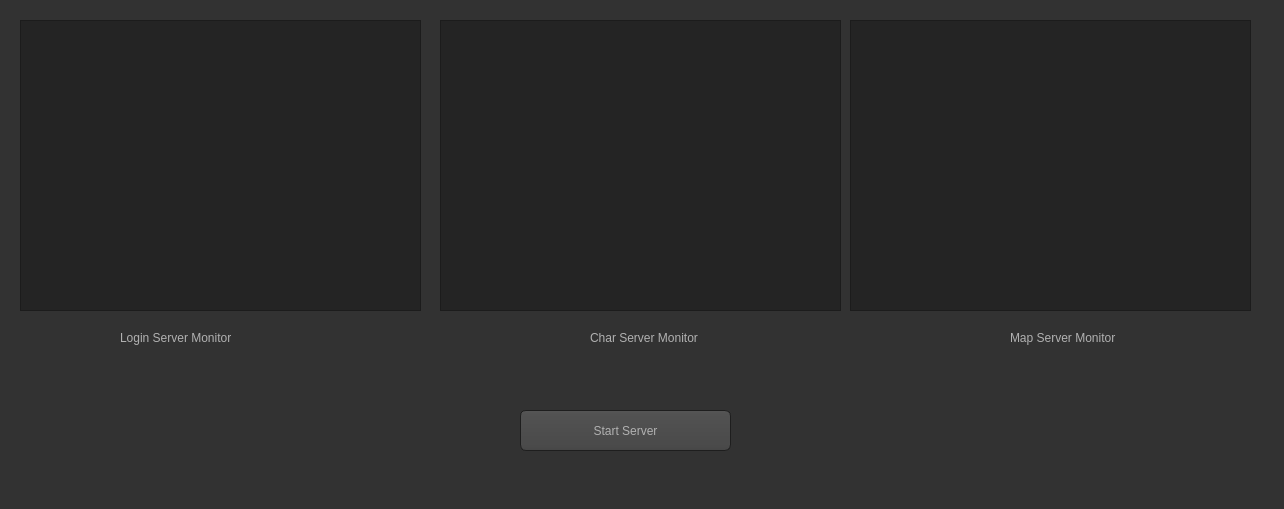
<?xml version="1.0" encoding="UTF-8"?>
<ui version="4.0">
 <class>ServerStart</class>
 <widget class="QDialog" name="ServerStart">
  <property name="geometry">
   <rect>
    <x>0</x>
    <y>0</y>
    <width>1284</width>
    <height>509</height>
   </rect>
  </property>
  <property name="windowTitle">
   <string>Dialog</string>
  </property>
  <property name="styleSheet">
   <string notr="true">QToolTip
{
     border: 1px solid black;
     background-color: #ffa02f;
     padding: 1px;
     border-radius: 3px;
     opacity: 100;
}

QWidget
{
    color: #b1b1b1;
    background-color: #323232;
}

QWidget:item:hover
{
    background-color: QLinearGradient( x1: 0, y1: 0, x2: 0, y2: 1, stop: 0 #ffa02f, stop: 1 #ca0619);
    color: #000000;
}

QWidget:item:selected
{
    background-color: QLinearGradient( x1: 0, y1: 0, x2: 0, y2: 1, stop: 0 #ffa02f, stop: 1 #d7801a);
}

QMenuBar::item
{
    background: transparent;
}

QMenuBar::item:selected
{
    background: transparent;
    border: 1px solid #ffaa00;
}

QMenuBar::item:pressed
{
    background: #444;
    border: 1px solid #000;
    background-color: QLinearGradient(
        x1:0, y1:0,
        x2:0, y2:1,
        stop:1 #212121,
        stop:0.4 #343434/*,
        stop:0.2 #343434,
        stop:0.1 #ffaa00*/
    );
    margin-bottom:-1px;
    padding-bottom:1px;
}

QMenu
{
    border: 1px solid #000;
}

QMenu::item
{
    padding: 2px 20px 2px 20px;
}

QMenu::item:selected
{
    color: #000000;
}

QWidget:disabled
{
    color: #404040;
    background-color: #323232;
}

QAbstractItemView
{
    background-color: QLinearGradient( x1: 0, y1: 0, x2: 0, y2: 1, stop: 0 #4d4d4d, stop: 0.1 #646464, stop: 1 #5d5d5d);
}

QWidget:focus
{
    /*border: 2px solid QLinearGradient( x1: 0, y1: 0, x2: 0, y2: 1, stop: 0 #ffa02f, stop: 1 #d7801a);*/
}

QLineEdit
{
    background-color: QLinearGradient( x1: 0, y1: 0, x2: 0, y2: 1, stop: 0 #4d4d4d, stop: 0 #646464, stop: 1 #5d5d5d);
    padding: 1px;
    border-style: solid;
    border: 1px solid #1e1e1e;
    border-radius: 5;
}

QPushButton
{
    color: #b1b1b1;
    background-color: QLinearGradient( x1: 0, y1: 0, x2: 0, y2: 1, stop: 0 #565656, stop: 0.1 #525252, stop: 0.5 #4e4e4e, stop: 0.9 #4a4a4a, stop: 1 #464646);
    border-width: 1px;
    border-color: #1e1e1e;
    border-style: solid;
    border-radius: 6;
    padding: 3px;
    font-size: 12px;
    padding-left: 5px;
    padding-right: 5px;
}

QPushButton:pressed
{
    background-color: QLinearGradient( x1: 0, y1: 0, x2: 0, y2: 1, stop: 0 #2d2d2d, stop: 0.1 #2b2b2b, stop: 0.5 #292929, stop: 0.9 #282828, stop: 1 #252525);
}

QComboBox
{
    selection-background-color: #ffaa00;
    background-color: QLinearGradient( x1: 0, y1: 0, x2: 0, y2: 1, stop: 0 #565656, stop: 0.1 #525252, stop: 0.5 #4e4e4e, stop: 0.9 #4a4a4a, stop: 1 #464646);
    border-style: solid;
    border: 1px solid #1e1e1e;
    border-radius: 5;
}

QComboBox:hover,QPushButton:hover
{
    border: 2px solid QLinearGradient( x1: 0, y1: 0, x2: 0, y2: 1, stop: 0 #ffa02f, stop: 1 #d7801a);
}


QComboBox:on
{
    padding-top: 3px;
    padding-left: 4px;
    background-color: QLinearGradient( x1: 0, y1: 0, x2: 0, y2: 1, stop: 0 #2d2d2d, stop: 0.1 #2b2b2b, stop: 0.5 #292929, stop: 0.9 #282828, stop: 1 #252525);
    selection-background-color: #ffaa00;
}

QComboBox QAbstractItemView
{
    border: 2px solid darkgray;
    selection-background-color: QLinearGradient( x1: 0, y1: 0, x2: 0, y2: 1, stop: 0 #ffa02f, stop: 1 #d7801a);
}

QComboBox::drop-down
{
     subcontrol-origin: padding;
     subcontrol-position: top right;
     width: 15px;

     border-left-width: 0px;
     border-left-color: darkgray;
     border-left-style: solid; /* just a single line */
     border-top-right-radius: 3px; /* same radius as the QComboBox */
     border-bottom-right-radius: 3px;
 }

QComboBox::down-arrow
{
     image: url(:/new/images/down_arrow.png);
}

QGroupBox:focus
{
border: 2px solid QLinearGradient( x1: 0, y1: 0, x2: 0, y2: 1, stop: 0 #ffa02f, stop: 1 #d7801a);
}

QTextEdit:focus
{
    border: 2px solid QLinearGradient( x1: 0, y1: 0, x2: 0, y2: 1, stop: 0 #ffa02f, stop: 1 #d7801a);
}

QScrollBar:horizontal {
     border: 1px solid #222222;
     background: QLinearGradient( x1: 0, y1: 0, x2: 0, y2: 1, stop: 0.0 #121212, stop: 0.2 #282828, stop: 1 #484848);
     height: 7px;
     margin: 0px 16px 0 16px;
}

QScrollBar::handle:horizontal
{
      background: QLinearGradient( x1: 0, y1: 0, x2: 1, y2: 0, stop: 0 #ffa02f, stop: 0.5 #d7801a, stop: 1 #ffa02f);
      min-height: 20px;
      border-radius: 2px;
}

QScrollBar::add-line:horizontal {
      border: 1px solid #1b1b19;
      border-radius: 2px;
      background: QLinearGradient( x1: 0, y1: 0, x2: 1, y2: 0, stop: 0 #ffa02f, stop: 1 #d7801a);
      width: 14px;
      subcontrol-position: right;
      subcontrol-origin: margin;
}

QScrollBar::sub-line:horizontal {
      border: 1px solid #1b1b19;
      border-radius: 2px;
      background: QLinearGradient( x1: 0, y1: 0, x2: 1, y2: 0, stop: 0 #ffa02f, stop: 1 #d7801a);
      width: 14px;
     subcontrol-position: left;
     subcontrol-origin: margin;
}

QScrollBar::right-arrow:horizontal, QScrollBar::left-arrow:horizontal
{
      border: 1px solid black;
      width: 1px;
      height: 1px;
      background: white;
}

QScrollBar::add-page:horizontal, QScrollBar::sub-page:horizontal
{
      background: none;
}

QScrollBar:vertical
{
      background: QLinearGradient( x1: 0, y1: 0, x2: 1, y2: 0, stop: 0.0 #121212, stop: 0.2 #282828, stop: 1 #484848);
      width: 7px;
      margin: 16px 0 16px 0;
      border: 1px solid #222222;
}

QScrollBar::handle:vertical
{
      background: QLinearGradient( x1: 0, y1: 0, x2: 0, y2: 1, stop: 0 #ffa02f, stop: 0.5 #d7801a, stop: 1 #ffa02f);
      min-height: 20px;
      border-radius: 2px;
}

QScrollBar::add-line:vertical
{
      border: 1px solid #1b1b19;
      border-radius: 2px;
      background: QLinearGradient( x1: 0, y1: 0, x2: 0, y2: 1, stop: 0 #ffa02f, stop: 1 #d7801a);
      height: 14px;
      subcontrol-position: bottom;
      subcontrol-origin: margin;
}

QScrollBar::sub-line:vertical
{
      border: 1px solid #1b1b19;
      border-radius: 2px;
      background: QLinearGradient( x1: 0, y1: 0, x2: 0, y2: 1, stop: 0 #d7801a, stop: 1 #ffa02f);
      height: 14px;
      subcontrol-position: top;
      subcontrol-origin: margin;
}

QScrollBar::up-arrow:vertical, QScrollBar::down-arrow:vertical
{
      border: 1px solid black;
      width: 1px;
      height: 1px;
      background: white;
}


QScrollBar::add-page:vertical, QScrollBar::sub-page:vertical
{
      background: none;
}

QTextEdit
{
    background-color: #242424;
}

QPlainTextEdit
{
    background-color: #242424;
}

QHeaderView::section
{
    background-color: QLinearGradient(x1:0, y1:0, x2:0, y2:1, stop:0 #616161, stop: 0.5 #505050, stop: 0.6 #434343, stop:1 #656565);
    color: white;
    padding-left: 4px;
    border: 1px solid #6c6c6c;
}

QCheckBox:disabled
{
color: #414141;
}

QDockWidget::title
{
    text-align: center;
    spacing: 3px; /* spacing between items in the tool bar */
    background-color: QLinearGradient(x1:0, y1:0, x2:0, y2:1, stop:0 #323232, stop: 0.5 #242424, stop:1 #323232);
}

QDockWidget::close-button, QDockWidget::float-button
{
    text-align: center;
    spacing: 1px; /* spacing between items in the tool bar */
    background-color: QLinearGradient(x1:0, y1:0, x2:0, y2:1, stop:0 #323232, stop: 0.5 #242424, stop:1 #323232);
}

QDockWidget::close-button:hover, QDockWidget::float-button:hover
{
    background: #242424;
}

QDockWidget::close-button:pressed, QDockWidget::float-button:pressed
{
    padding: 1px -1px -1px 1px;
}

QMainWindow::separator
{
    background-color: QLinearGradient(x1:0, y1:0, x2:0, y2:1, stop:0 #161616, stop: 0.5 #151515, stop: 0.6 #212121, stop:1 #343434);
    color: white;
    padding-left: 4px;
    border: 1px solid #4c4c4c;
    spacing: 3px; /* spacing between items in the tool bar */
}

QMainWindow::separator:hover
{

    background-color: QLinearGradient(x1:0, y1:0, x2:0, y2:1, stop:0 #d7801a, stop:0.5 #b56c17 stop:1 #ffa02f);
    color: white;
    padding-left: 4px;
    border: 1px solid #6c6c6c;
    spacing: 3px; /* spacing between items in the tool bar */
}

QToolBar::handle
{
     spacing: 3px; /* spacing between items in the tool bar */
     background: url(:/new/images/handle.png);
}

QMenu::separator
{
    height: 2px;
    background-color: QLinearGradient(x1:0, y1:0, x2:0, y2:1, stop:0 #161616, stop: 0.5 #151515, stop: 0.6 #212121, stop:1 #343434);
    color: white;
    padding-left: 4px;
    margin-left: 10px;
    margin-right: 5px;
}

QProgressBar
{
    border: 2px solid grey;
    border-radius: 5px;
    text-align: center;
}

QProgressBar::chunk
{
    background-color: #d7801a;
    width: 2.15px;
    margin: 0.5px;
}

QTabBar::tab {
    color: #b1b1b1;
    border: 1px solid #444;
    border-bottom-style: none;
    background-color: #323232;
    padding-left: 10px;
    padding-right: 10px;
    padding-top: 3px;
    padding-bottom: 2px;
    margin-right: -1px;
}

QTabWidget::pane {
    border: 1px solid #444;
    top: 1px;
}

QTabBar::tab:last
{
    margin-right: 0; /* the last selected tab has nothing to overlap with on the right */
    border-top-right-radius: 3px;
}

QTabBar::tab:first:!selected
{
 margin-left: 0px; /* the last selected tab has nothing to overlap with on the right */


    border-top-left-radius: 3px;
}

QTabBar::tab:!selected
{
    color: #b1b1b1;
    border-bottom-style: solid;
    margin-top: 3px;
    background-color: QLinearGradient(x1:0, y1:0, x2:0, y2:1, stop:1 #212121, stop:.4 #343434);
}

QTabBar::tab:selected
{
    border-top-left-radius: 3px;
    border-top-right-radius: 3px;
    margin-bottom: 0px;
}

QTabBar::tab:!selected:hover
{
    /*border-top: 2px solid #ffaa00;
    padding-bottom: 3px;*/
    border-top-left-radius: 3px;
    border-top-right-radius: 3px;
    background-color: QLinearGradient(x1:0, y1:0, x2:0, y2:1, stop:1 #212121, stop:0.4 #343434, stop:0.2 #343434, stop:0.1 #ffaa00);
}

QRadioButton::indicator:checked, QRadioButton::indicator:unchecked{
    color: #b1b1b1;
    background-color: #323232;
    border: 1px solid #b1b1b1;
    border-radius: 6px;
}

QRadioButton::indicator:checked
{
    background-color: qradialgradient(
        cx: 0.5, cy: 0.5,
        fx: 0.5, fy: 0.5,
        radius: 1.0,
        stop: 0.25 #ffaa00,
        stop: 0.3 #323232
    );
}

QCheckBox::indicator{
    color: #b1b1b1;
    background-color: #323232;
    border: 1px solid #b1b1b1;
    width: 9px;
    height: 9px;
}

QRadioButton::indicator
{
    border-radius: 6px;
}

QRadioButton::indicator:hover, QCheckBox::indicator:hover
{
    border: 1px solid #ffaa00;
}

QCheckBox::indicator:checked
{
   
    image:url(:/new/images/checkbox.png);
}

QCheckBox::indicator:disabled, QRadioButton::indicator:disabled
{
    border: 1px solid #444;
}</string>
  </property>
  <widget class="QPlainTextEdit" name="plainTextEdit">
   <property name="geometry">
    <rect>
     <x>20</x>
     <y>20</y>
     <width>401</width>
     <height>291</height>
    </rect>
   </property>
  </widget>
  <widget class="QPlainTextEdit" name="plainTextEdit_2">
   <property name="geometry">
    <rect>
     <x>440</x>
     <y>20</y>
     <width>401</width>
     <height>291</height>
    </rect>
   </property>
  </widget>
  <widget class="QPlainTextEdit" name="plainTextEdit_3">
   <property name="geometry">
    <rect>
     <x>850</x>
     <y>20</y>
     <width>401</width>
     <height>291</height>
    </rect>
   </property>
  </widget>
  <widget class="QLabel" name="label">
   <property name="geometry">
    <rect>
     <x>120</x>
     <y>330</y>
     <width>111</width>
     <height>16</height>
    </rect>
   </property>
   <property name="text">
    <string>Login Server Monitor</string>
   </property>
  </widget>
  <widget class="QLabel" name="label_2">
   <property name="geometry">
    <rect>
     <x>590</x>
     <y>330</y>
     <width>111</width>
     <height>16</height>
    </rect>
   </property>
   <property name="text">
    <string>Char Server Monitor</string>
   </property>
  </widget>
  <widget class="QLabel" name="label_3">
   <property name="geometry">
    <rect>
     <x>1010</x>
     <y>330</y>
     <width>111</width>
     <height>16</height>
    </rect>
   </property>
   <property name="text">
    <string>Map Server Monitor</string>
   </property>
  </widget>
  <widget class="QPushButton" name="pushButton">
   <property name="geometry">
    <rect>
     <x>520</x>
     <y>410</y>
     <width>211</width>
     <height>41</height>
    </rect>
   </property>
   <property name="text">
    <string>Start Server</string>
   </property>
  </widget>
 </widget>
 <resources/>
 <connections/>
</ui>
